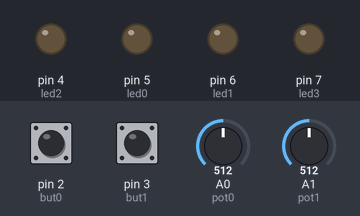
The sketch below on a simulated Arduino Uno, built with avr-gcc and run on an emulated ATmega328P. Parts: output pins drawn as LEDs (lit = HIGH). The inputs (shaded band) are chosen by the test bench; at power-on: A0 (pot0) = 512, pin 2 (but0) LOW, pin 3 (but1) LOW, A1 (pot1) = 512. What the sketch prints to the serial monitor is not drawn.

Above: at 1.2 s.
1.3 s: A0 (pot0) set to 716
At 2.1 s:
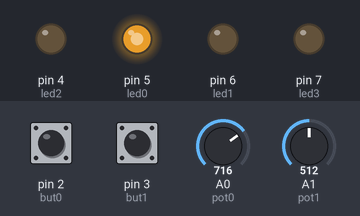
2.8 s: A0 (pot0) set to 756
At 3.4 s:
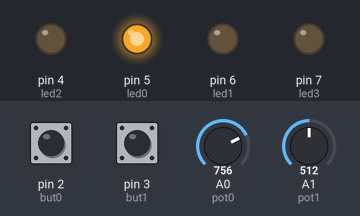
4.3 s: A0 (pot0) set to 768
At 5.5 s:
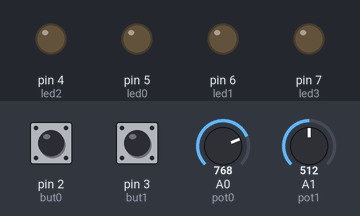
5.8 s: A0 (pot0) set to 900
At 6.9 s:
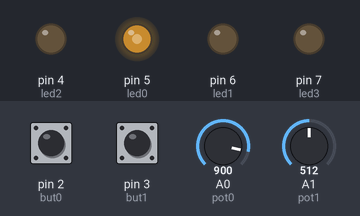
7.3 s: A0 (pot0) set to 306
At 7.9 s:
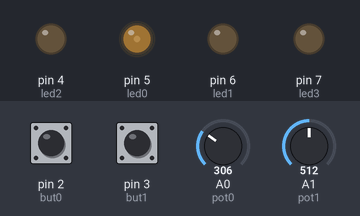
8.8 s: A0 (pot0) set to 0
At 9.2 s:
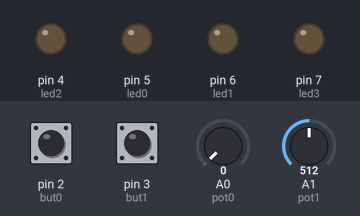
Timing chart, 0 to 11.3 s (numbered marks = the images above; inputs shaded):
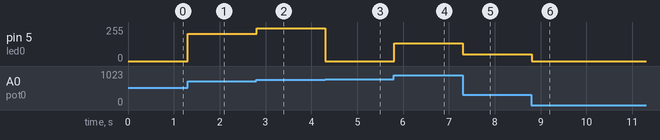

The sketch:

Controller_Test.ino
```cpp
int pot0 = A0;
int pot1 = A1;
int but0 = 2;
int but1 = 3;
int led0 = 5;
int led1 = 6;
int led2 = 4;
int led3 = 7;
int read_but0;
int read_but1;
int pot_num;

void setup() {
  pinMode (pot0, INPUT);
  pinMode (pot1, INPUT);
  pinMode (but0, INPUT);
  pinMode (but1, INPUT);
  pinMode (led0, OUTPUT);
  pinMode (led1, OUTPUT);
  pinMode (led2, OUTPUT);
  pinMode (led3, OUTPUT);
 Serial.begin(9600);

}

void loop() {

analogWrite(led0, analogRead(pot0));
//analogWrite(led1, analogRead(pot1));

read_but0 = digitalRead(but0);
read_but1 = digitalRead(but1);
//Serial.print(read_but0);
//Serial.print("    ");
//Serial.println(read_but1);
//Serial.print("    ");
Serial.println(analogRead(pot1));
//Serial.print("    ");
//Serial.print(analogRead(pot1));

/*if (1&&read_but0){
  led2 = !led2;}
else {
  led2 = led2;}

if (1&&read_but1) {
  led3 = !led3;}
else{
  led3= led3;}
 */
}
```

Measured:
- the behaviour switches between 767 and 768 on A0 (pot0) (found by bisection; images 2 and 3)
- after the input at 1.3 s, pin 5 (led0): 0/255 → 204/255 at once
- after the input at 2.8 s, pin 5 (led0): 204/255 → 244/255 at once
- after the input at 4.3 s, pin 5 (led0): 244/255 → 0/255 at once
- after the input at 5.8 s, pin 5 (led0): 0/255 → 132/255 at once
- after the input at 7.3 s, pin 5 (led0): 132/255 → 50/255 at once
- after the input at 8.8 s, pin 5 (led0): 50/255 → 0/255 at once
